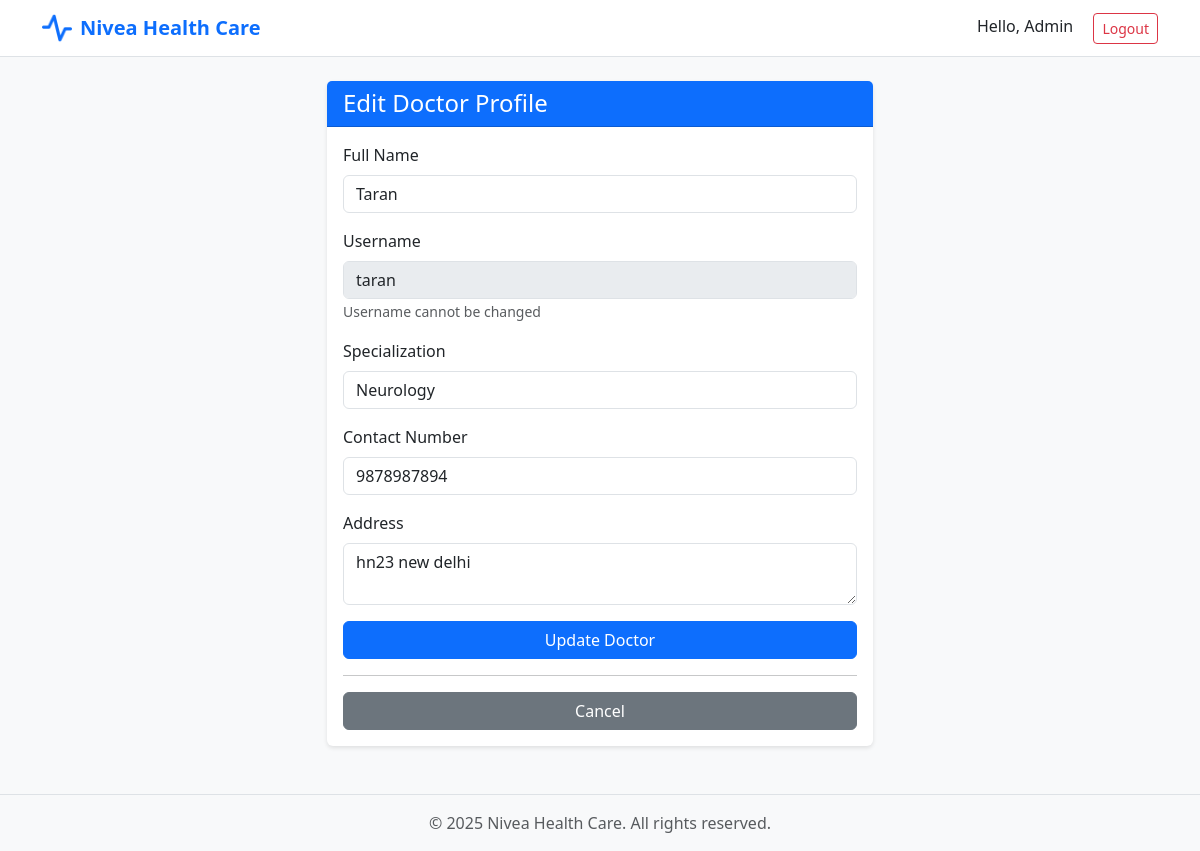
The app's page /admin/doctors/edit/3 (signed in) with its own data.
### models.py (models this page shows, shortened)
class User(db.Model):
    __tablename__ = 'user'
    id = db.Column(db.Integer, primary_key=True)
    username = db.Column(db.String(50), unique=True, nullable=False)
    password = db.Column(db.String(100), nullable=False)
    acc_type = db.Column(db.String(20), nullable=False)
    name = db.Column(db.String(100), nullable=False)
    user_addr = db.Column(db.String(200))
    contact_num = db.Column(db.String(15))
    department_id = db.Column(db.Integer, db.ForeignKey('department.id'))
    admin_verified = db.Column(db.Boolean, default=False)
    doctor_appointments = db.relationship('Appointment', foreign_keys='Appointment.doctor_id', backref='doctor')
    patient_appointments = db.relationship('Appointment', foreign_keys='Appointment.patient_id', backref='patient')
    availability = db.relationship('DoctorAvailability', backref='doctor', cascade='all, delete-orphan')

class Department(db.Model):
    __tablename__ = 'department'
    id = db.Column(db.Integer, primary_key=True)
    name = db.Column(db.String(100), nullable=False)
    description = db.Column(db.String(200))
    doctors = db.relationship('User', backref='department')

### routes/admin.py (the view, shortened to what this page needs)
@admin_bp.route('/doctors/edit/<int:id>', methods=['GET', 'POST'])
@login_required
@role_required('admin')
def edit_doctor(id):
    doctor = User.query.get_or_404(id)
    if doctor.acc_type != 'doctor':
        flash('Invalid doctor', 'danger')
        return redirect(url_for('admin.doctors'))
    departments = Department.query.all()
    return render_template('admin/edit_doctor.html', doctor=doctor,
                         departments=departments)

### utils.py (called while the page is built)
def login_required(f):
    @wraps(f)
    def wrapper(*args, **kwargs):
        if 'user_id' not in session:
            flash('Please login first', 'danger')
            return redirect(url_for('auth.login'))
        return f(*args, **kwargs)
    return wrapper

def role_required(role):
    def decorator(f):
        @wraps(f)
        def wrapper(*args, **kwargs):
            if 'user_id' not in session:
                flash('Please login first', 'danger')
                return redirect(url_for('auth.login'))
            if session.get('acc_type') != role:
                flash('Access denied', 'danger')
                return redirect(url_for('auth.login'))
            return f(*args, **kwargs)
        return wrapper
    return decorator

### templates/admin/edit_doctor.html (shortened to what this page needs)
{% extends "base.html" %}
{% block content %}
<div class="container mt-4">
    <div class="row justify-content-center">
        <div class="col-md-6">
            <div class="card">
                <div class="card-header bg-primary text-white">
                    <h4 class="mb-0">Edit Doctor Profile</h4>
                </div>
                <div class="card-body">
                    <form method="POST" action="{{ url_for('admin.edit_doctor', id=doctor.id) }}">
                        <div class="mb-3">
                            <label for="name" class="form-label">Full Name</label>
                            <input type="text" class="form-control" id="name" name="name"
                                   value="{{ doctor.name }}" required>
                        </div>
                        <div class="mb-3">
                            <label class="form-label">Username</label>
                            <input type="text" class="form-control" value="{{ doctor.username }}" disabled>
                            <small class="text-muted">Username cannot be changed</small>
                        </div>
                        <div class="mb-3">
                            <label for="department_id" class="form-label">Specialization</label>
                            <select class="form-control" id="department_id" name="department_id">
                                {% for dept in departments %}
                                <option value="{{ dept.id }}"
                                        {% if doctor.department_id == dept.id %}selected{% endif %}>
                                    {{ dept.name }}
                                </option>
                                {% endfor %}
                            </select>
                        </div>
                        <div class="mb-3">
                            <label for="contact" class="form-label">Contact Number</label>
                            <input type="tel" class="form-control" id="contact" name="contact"
                                   value="{{ doctor.contact_num if doctor.contact_num else '' }}">
                        </div>
                        <div class="mb-3">
                            <label for="address" class="form-label">Address</label>
                            <textarea class="form-control" id="address" name="address" rows="2">{{ doctor.user_addr if doctor.user_addr else '' }}</textarea>
                        </div>
                        <button type="submit" class="btn btn-primary w-100">Update Doctor</button>
                    </form>
                    <hr>
                    <a href="{{ url_for('admin.doctors') }}" class="btn btn-secondary w-100">Cancel</a>
                </div>
            </div>
        </div>
    </div>
</div>
{% endblock %}

### static/css/style.css (style rules this page uses)
body { min-height: 100vh; display: flex; flex-direction: column; background-color: #f8f9fa; }
.card { border: none; box-shadow: 0 2px 4px rgba(0,0,0,0.1); }

### records on screen
User: name "Taran", username "taran", department_id "Neurology", contact "9878987894", address "hn23 new delhi"

### other values on screen
{{ session.name }} "Admin"
